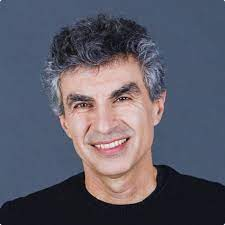
%> input picture HW4/images/bengio.jpeg, 225 x 225 px
$ octave main.m   (GNU Octave 9; MATLAB toolbox functions it lacks are replaced by stand-ins)
%> lines starting %> are read from the running program, lines starting %| are printed output that depends on the picture
### HW4/conv2D.m
function [feature_map] = conv2D(img, filters, stride, padding)
noFilter = size(filters,3);
% kernel
f = size(filters,2);
kernel = zeros(f,f,noFilter);
for i=1:noFilter
    kernel(:,:,i) = filters(:,:,i);

% if our image is rgb
if (size(img,3)==3)
    img = rgb2gray(img);
end
%zero padding
w=size(img,2);
h=size(img,1);
if (strcmp(padding,'same'))
    img = padarray(img,[1 1],0);
end
p=(f-1)/2;
hout = floor((h-f)/stride+1);
wout = floor((w-f)/stride+1);
if(strcmp(padding,'same'))
    hout = ceil(h/stride);
    wout = ceil(w/stride);
end
feature_map = zeros(hout, wout, noFilter);

for j = 1:noFilter
    x=1;
    for row = 1:stride:h-f+1
        y=1;
        for col=1:stride:w-f+1
            local = img(row:row+f-1, col:col+f-1);
            conv = double(local) .* kernel(:,:,j);
            feature_map(x, y, j) = sum(conv, 'all');
            y=y+1;
        end
        x=x+1;
    end
end

end

### HW4/main.m
clc; clear;
%%%%%%%%%%% READ THE INPUT IMAGE %%%%%%%%%%%
img = imread('bengio.jpeg');
%> img is the input picture: size 225x225x3 uint8; mean R, G, B 91.8, 90.6, 103.5
img2 = imread('leskovec.jpeg');
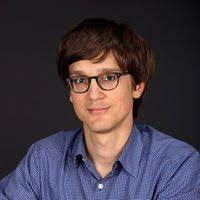
%> input picture HW4/images/leskovec.jpeg, 200 x 200 px
%> img2 is the input picture: size 200x200x3 uint8; mean R, G, B 69.2, 58.7, 69.4
img3 = imread('andrew.jpeg');
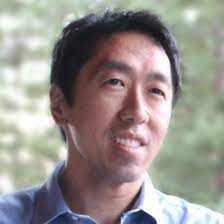
%> input picture HW4/images/andrew.jpeg, 224 x 224 px
%> img3 is the input picture: size 224x224x3 uint8; mean R, G, B 151.4, 146, 141.4
img4 = imread('goodfellow.jpeg');
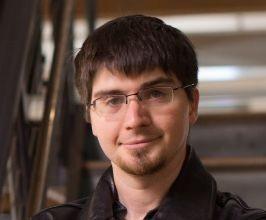
%> input picture HW4/images/goodfellow.jpeg, 266 x 220 px
%> img4 is the input picture: size 220x266x3 uint8; mean R, G, B 92.2, 72.1, 63.1
%%%%%%%%%%% DEFINE FILTERS %%%%%%%%%%%
horizontal_edge = [[-1,-1,-1];
                   [0,0,0];
                   [1,1,1]];

vertical_edge = [[-1,0,1];
                 [-1,0,1];
                 [-1,0,1]];

sharpening = [[0,-1,0];
              [-1,5,-1];
              [0,-1,0]];

sobel_horizontal = [[-1,-2,-1];
                    [0,0,0];
                    [1,2,1]];
sobel_vertical = [[-1,0,1];
                  [-2,0,2];
                  [-1,0,1]];

gaussian_5x5 = (1/273)*[[1,4,7,4,1];
                        [4,16,26,16,4];
                        [7,26,41,26,7];
                        [4,16,26,16,4];
                        [1,4,7,4,1]];

averaging_7x7 = (1/49)*ones(7,7);


% concatening filters ot build the `filters` tensor
%filters = cat(3, horizontal_edge, vertical_edge);
%%%%%%%%%%% PARAMETERS SETTING %%%%%%%%%%%
%stride = 2;
%padding = 'same';
%image 1
output = conv2D(img,cat(3,gaussian_5x5),1,'valid');
%> after the loop in conv2D, `for i=1:noFilter`:
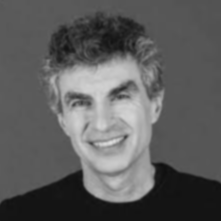
%> feature_map: size 221x221 double; min 14.97, max 221.6, mean 93.3
%> after the loop in conv2D, `for i=1:noFilter`: kernel = [0.00366 0.0147 0.0256 0.0147 0.00366; 0.0147 0.0586 0.0952 0.0586 0.0147; 0.0256 0.0952 0.15 0.0952 0.0256; 0.0147 0.0586 0.0952 0.0586 0.0147; 0.00366 0.0147 0.0256 0.0147 0.00366]
output = uint8(output);

figure;
subplot(2,2,1);
imshow(img)
for i=1:size(output,3)
    subplot(2,2,1+i);
    imshow(output(:,:,i))
end
%image 2
output2 = conv2D(img2,cat(3, horizontal_edge, vertical_edge),2,'same');
output2 = uint8(output2);
figure;
subplot(2,2,1);
imshow(img2)
for i=1:size(output2,3)
    subplot(2,2,1+i);
    imshow(output2(:,:,i))
end
%image 3
output3 = conv2D(img3,cat(3, sharpening, sobel_vertical, sobel_horizontal),2,'same');
%> call 3 of conv2D, with stride = 2, padding = 'same'
%> after the loop in conv2D (call 3), `for i=1:noFilter`:
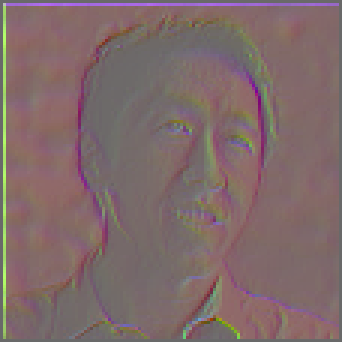
%> feature_map: size 114x114x3 double (shown 3 times larger); mean R, G, B 145.5, 5.4, 4.3; drawn with min black and max white
output3 = uint8(output3);
figure;
subplot(2,2,1);
imshow(img3)
for i=1:size(output3,3)
    subplot(2,2,1+i);
    imshow(output3(:,:,i))
end
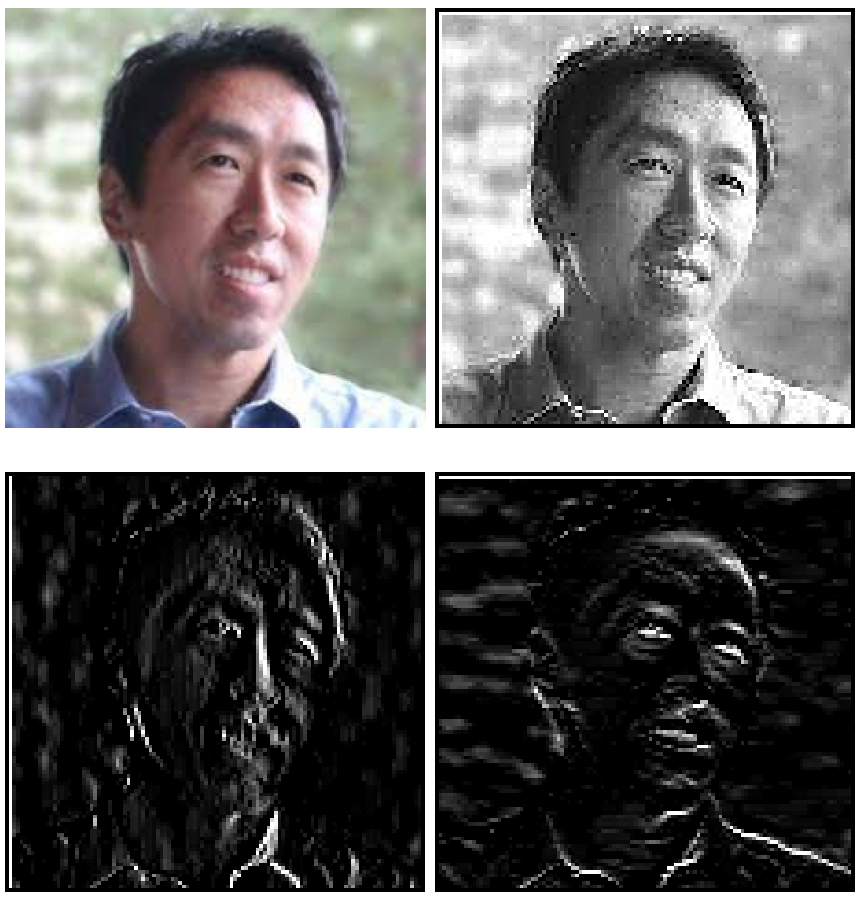
%> figure redrawn from the program's plot data, 4 panels
%image 4
output4 = conv2D(img4,cat(3, averaging_7x7),3,'valid');
%> call 4 of conv2D, with stride = 3, padding = 'valid'
%> after the loop in conv2D (call 4), `for i=1:noFilter`:
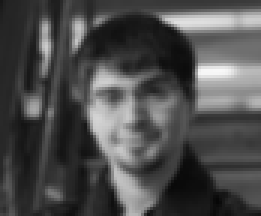
%> feature_map: size 72x87 double (shown 3 times larger); min 7.73, max 248.6, mean 77.6
%> after the loop in conv2D (call 4), `for i=1:noFilter`: kernel = [0.0204 0.0204 0.0204 0.0204 0.0204 0.0204 0.0204; 0.0204 0.0204 0.0204 0.0204 0.0204 0.0204 0.0204; 0.0204 0.0204 0.0204 0.0204 0.0204 0.0204 0.0204; 0.0204 0.0204 0.0204 0.0204 0.0204 0.0204 0.0204; 0.0204 0.0204 0.0204 0.0204 0.0204 0.0204 0.0204; 0.0204 0.0204 0.0204 0.0204 0.0204 0.0204 0.0204; 0.0204 0.0204 0.0204 0.0204 0.0204 0.0204 0.0204]
output4 = uint8(output4);
figure;
subplot(2,2,1);
imshow(img4)
for i=1:size(output4,3)
    subplot(2,2,1+i);
    imshow(output4(:,:,i))
end
